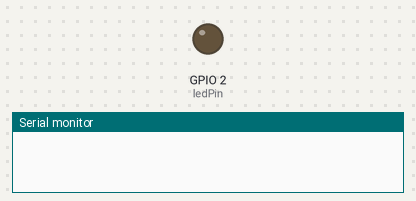
Bench run of a sketch on a simulated ESP32. On the bench: output pins drawn as LEDs (lit = HIGH), the last lines printed to the serial monitor. Dashed ring = blinking. The local clock reads 2024-03-15 10:24:30 at power-on unless the sketch sets it. At 2.2 s the program puts the board to deep sleep or switches it off; the recording ends there.

Above: at 0.5 s.
At 1.9 s:
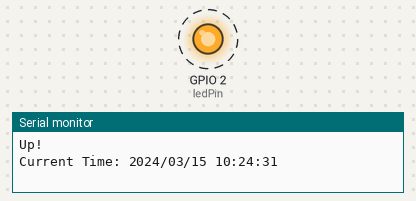
Timing chart, 0 to 2.2 s (numbered marks = the images above):
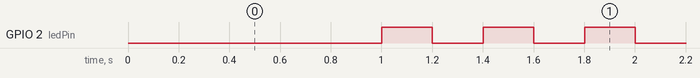

The sketch:

rtc_deep_sleep.ino
```cpp
#include <Wire.h>
#include "RTClib.h"

// Создаем объект для работы с часами DS3231
RTC_DS3231 rtc;

// --- НАСТРОЙКИ ---
const int ledPin = LED_BUILTIN;
#define SLEEP_DURATION_SECONDS 30 // Время сна в секундах

// Функция для красивой печати времени
void printTime(const DateTime& dt) {
  char buffer[] = "YYYY/MM/DD hh:mm:ss";
  Serial.println(dt.toString(buffer));
}

// Функция для мигания светодиодом
void blinkLED() {
  for (int i = 0; i < 3; i++) {
    digitalWrite(ledPin, HIGH);
    delay(200);
    digitalWrite(ledPin, LOW);
    delay(200);
  }
}

void setup() {
  Serial.begin(115200);
  delay(1000); // Небольшая задержка для стабилизации Serial

  pinMode(ledPin, OUTPUT);

  // Инициализация I2C и RTC
  if (!rtc.begin()) {
    Serial.println("Error!");
    while (1) delay(10);
  }

  // =========================================================================
  // ВАЖНО! РАСКОММЕНТИРУЙТЕ ЭТУ СТРОЧКУ ТОЛЬКО ОДИН РАЗ ДЛЯ ПЕРВОЙ ЗАГРУЗКИ,
  // ЧТОБЫ УСТАНОВИТЬ ВРЕМЯ НА ЧАСАХ. ПОСЛЕ ЭТОГО ЗАКОММЕНТИРУЙТЕ ЕЕ СНОВА
  // И ПРОШЕЙТЕ ПЛАТУ ЕЩЕ РАЗ.
  //rtc.adjust(DateTime(F(__DATE__), F(__TIME__)));
  // =========================================================================

  // Проверяем, не потерял ли модуль RTC питание (например, если села батарейка)
  if (rtc.lostPower()) {
    Serial.println("RTC power out setup time before!");
    // Здесь можно добавить логику для повторной установки времени
  }

  Serial.println("Up!");

  // 1. Получаем и печатаем текущее время
  DateTime now = rtc.now();
  Serial.print("Current Time: ");
  printTime(now);

  // 2. Мигаем светодиодом
  blinkLED();

  // 3. Уходим в глубокий сон
  Serial.print("Go to sleep");
  Serial.flush(); // Убедимся, что все данные отправлены в порт перед сном

  esp_sleep_enable_timer_wakeup(SLEEP_DURATION_SECONDS * 1000000); // Время в микросекундах
  esp_deep_sleep_start();
}

void loop() {
  // Этот код никогда не будет выполнен, так как ESP32
  // уходит в сон в конце функции setup() и после пробуждения
  // начинает выполнение снова с setup().
}
```

Measured:
- by itself, GPIO 2 (ledPin): alternates HIGH for 0.20 s and LOW for 0.20 s
